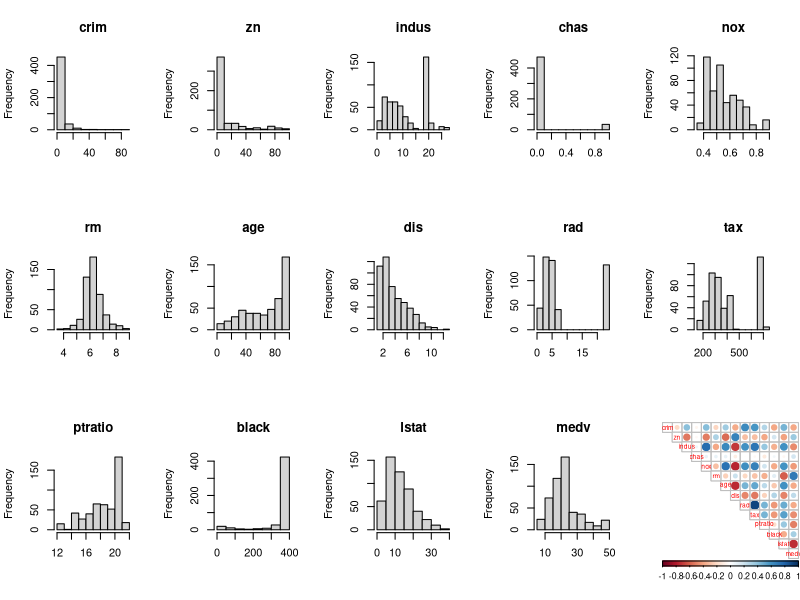

R code for this plot:
## ---- chunk 1
date()
## ---- chunk 2
library(MASS)
data("Boston")
str(Boston)
summary(Boston)
## ---- chunk 3
library(corrplot)
library(tidyr)
library(MASS)
data("Boston")
par(mfrow = c(3,5))
hist(Boston$crim, main="crim", xlab="")
hist(Boston$zn, main="zn", xlab="")
hist(Boston$indus, main="indus", xlab="")
hist(Boston$chas, main="chas", xlab="")
hist(Boston$nox, main="nox", xlab="")
hist(Boston$rm, main="rm", xlab="")
hist(Boston$age, main="age", xlab="")
hist(Boston$dis, main="dis", xlab="")
hist(Boston$rad, main="rad", xlab="")
hist(Boston$tax, main="tax", xlab="")
hist(Boston$ptratio, main="ptratio", xlab="")
hist(Boston$black, main="black", xlab="")
hist(Boston$lstat, main="lstat", xlab="")
hist(Boston$medv, main="medv", xlab="")
## ---- chunk 4
library(corrplot)
library(tidyr)
library(MASS)
data("Boston")
cor_matrix<-cor(Boston) %>% round(digits = 2)
cor_matrix
corrplot(cor_matrix, method="circle", type="upper", cl.pos="b", tl.pos="d", tl.cex = 0.6)
